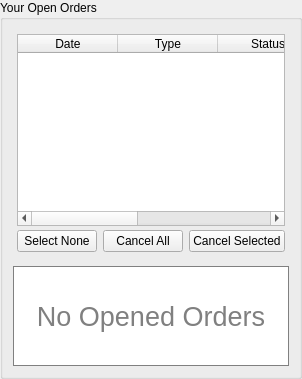
      <widget class="QGroupBox" name="groupOrders">
       <property name="sizePolicy">
        <sizepolicy hsizetype="Expanding" vsizetype="Expanding">
         <horstretch>0</horstretch>
         <verstretch>0</verstretch>
        </sizepolicy>
       </property>
       <property name="accessibleName">
        <string>TR00018</string>
       </property>
       <property name="title">
        <string>Your Open Orders</string>
       </property>
       <layout class="QGridLayout" name="gridLayout_20">
        <property name="margin">
         <number>10</number>
        </property>
        <property name="spacing">
         <number>10</number>
        </property>
        <item row="1" column="0" colspan="3">
         <widget class="QLabel" name="noOpenedOrdersLabel">
          <property name="sizePolicy">
           <sizepolicy hsizetype="Ignored" vsizetype="Preferred">
            <horstretch>0</horstretch>
            <verstretch>0</verstretch>
           </sizepolicy>
          </property>
          <property name="minimumSize">
           <size>
            <width>0</width>
            <height>100</height>
           </size>
          </property>
          <property name="font">
           <font>
            <pointsize>20</pointsize>
           </font>
          </property>
          <property name="accessibleName">
           <string>TR00057</string>
          </property>
          <property name="styleSheet">
           <string notr="true">border: 1px solid gray; background: white; color: gray</string>
          </property>
          <property name="text">
           <string>No Opened Orders</string>
          </property>
          <property name="alignment">
           <set>Qt::AlignCenter</set>
          </property>
          <property name="wordWrap">
           <bool>true</bool>
          </property>
         </widget>
        </item>
        <item row="0" column="0" colspan="3">
         <widget class="QWidget" name="ordersTableFrame" native="true">
          <layout class="QGridLayout" name="gridLayout_15">
           <property name="verticalSpacing">
            <number>4</number>
           </property>
           <property name="margin">
            <number>4</number>
           </property>
           <item row="0" column="0" colspan="3">
            <widget class="QTableWidget" name="ordersTable">
             <property name="sizePolicy">
              <sizepolicy hsizetype="Ignored" vsizetype="Preferred">
               <horstretch>0</horstretch>
               <verstretch>0</verstretch>
              </sizepolicy>
             </property>
             <property name="editTriggers">
              <set>QAbstractItemView::NoEditTriggers</set>
             </property>
             <property name="alternatingRowColors">
              <bool>false</bool>
             </property>
             <property name="selectionMode">
              <enum>QAbstractItemView::ExtendedSelection</enum>
             </property>
             <property name="selectionBehavior">
              <enum>QAbstractItemView::SelectRows</enum>
             </property>
             <property name="verticalScrollMode">
              <enum>QAbstractItemView::ScrollPerPixel</enum>
             </property>
             <property name="horizontalScrollMode">
              <enum>QAbstractItemView::ScrollPerPixel</enum>
             </property>
             <property name="gridStyle">
              <enum>Qt::SolidLine</enum>
             </property>
             <attribute name="horizontalHeaderCascadingSectionResizes">
              <bool>true</bool>
             </attribute>
             <attribute name="horizontalHeaderShowSortIndicator" stdset="0">
              <bool>false</bool>
             </attribute>
             <attribute name="verticalHeaderCascadingSectionResizes">
              <bool>false</bool>
             </attribute>
             <column>
              <property name="text">
               <string>Date</string>
              </property>
             </column>
             <column>
              <property name="text">
               <string>Type</string>
              </property>
             </column>
             <column>
              <property name="text">
               <string>Status</string>
              </property>
             </column>
             <column>
              <property name="text">
               <string>Amount</string>
              </property>
             </column>
             <column>
              <property name="text">
               <string>Price</string>
              </property>
             </column>
             <column>
              <property name="text">
               <string>Total</string>
              </property>
             </column>
            </widget>
           </item>
           <item row="1" column="0" colspan="3">
            <widget class="QWidget" name="ordersControls" native="true">
             <property name="sizePolicy">
              <sizepolicy hsizetype="Preferred" vsizetype="Maximum">
               <horstretch>0</horstretch>
               <verstretch>0</verstretch>
              </sizepolicy>
             </property>
             <property name="minimumSize">
              <size>
               <width>0</width>
               <height>10</height>
              </size>
             </property>
             <layout class="QGridLayout" name="gridLayout_9">
              <property name="margin">
               <number>0</number>
              </property>
              <item row="0" column="2">
               <widget class="QPushButton" name="ordersCancelSelected">
                <property name="sizePolicy">
                 <sizepolicy hsizetype="Preferred" vsizetype="Fixed">
                  <horstretch>0</horstretch>
                  <verstretch>0</verstretch>
                 </sizepolicy>
                </property>
                <property name="minimumSize">
                 <size>
                  <width>60</width>
                  <height>0</height>
                 </size>
                </property>
                <property name="accessibleName">
                 <string>TR00021</string>
                </property>
                <property name="text">
                 <string>Cancel Selected</string>
                </property>
               </widget>
              </item>
              <item row="0" column="1">
               <widget class="QPushButton" name="ordersCancelAllButton">
                <property name="sizePolicy">
                 <sizepolicy hsizetype="Preferred" vsizetype="Fixed">
                  <horstretch>0</horstretch>
                  <verstretch>0</verstretch>
                 </sizepolicy>
                </property>
                <property name="minimumSize">
                 <size>
                  <width>60</width>
                  <height>0</height>
                 </size>
                </property>
                <property name="accessibleName">
                 <string>TR00020</string>
                </property>
                <property name="text">
                 <string>Cancel All</string>
                </property>
               </widget>
              </item>
              <item row="0" column="0">
               <widget class="QPushButton" name="ordersSelectNone">
                <property name="sizePolicy">
                 <sizepolicy hsizetype="Preferred" vsizetype="Fixed">
                  <horstretch>0</horstretch>
                  <verstretch>0</verstretch>
                 </sizepolicy>
                </property>
                <property name="minimumSize">
                 <size>
                  <width>60</width>
                  <height>0</height>
                 </size>
                </property>
                <property name="accessibleName">
                 <string>TR00019</string>
                </property>
                <property name="text">
                 <string>Select None</string>
                </property>
               </widget>
              </item>
             </layout>
            </widget>
           </item>
          </layout>
         </widget>
        </item>
       </layout>
      </widget>
